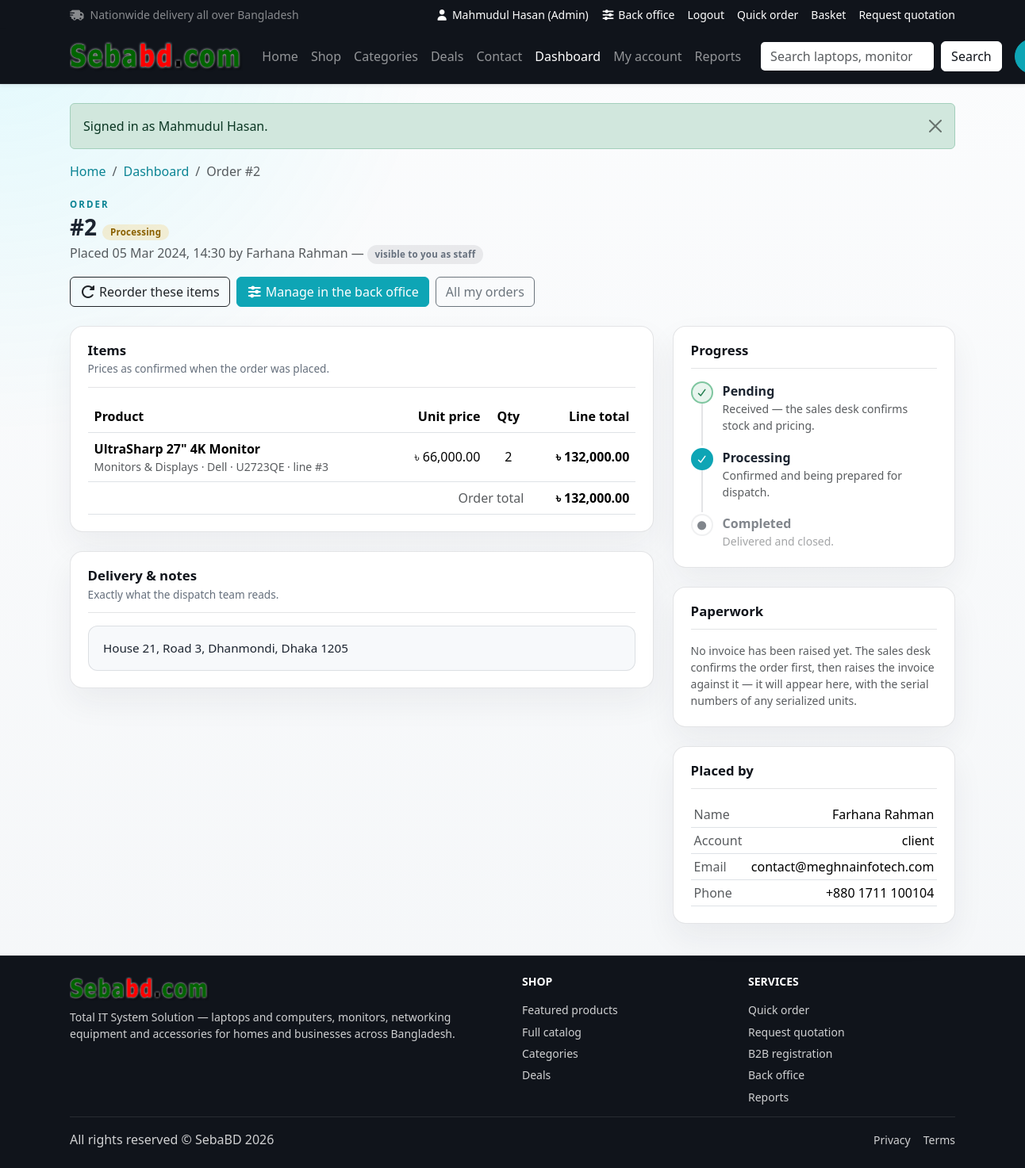
/order-detail.php?id=2 (signed in), run on the app's committed database.
### tables this page shows
CREATE TABLE `user` (
  `UserID` int(11) NOT NULL,
  `RoleID` int(11) DEFAULT NULL COMMENT 'NULL for customer logins — only SebaBD staff hold a role',
  `Username` varchar(100) NOT NULL,
  `PasswordHash` varchar(255) NOT NULL,
  `Email` varchar(255) NOT NULL,
  `FullName` varchar(255) NOT NULL,
  `Phone` varchar(50) DEFAULT NULL,
  `IsActive` tinyint(1) NOT NULL DEFAULT 1,
  `CreatedAt` datetime DEFAULT current_timestamp()
);

CREATE TABLE `role` (
  `RoleID` int(11) NOT NULL,
  `RoleName` varchar(50) NOT NULL
);

CREATE TABLE `order` (
  `OrderID` int(11) NOT NULL,
  `UserID` int(11) NOT NULL,
  `OrderDate` datetime DEFAULT current_timestamp(),
  `TotalAmount` decimal(12,2) NOT NULL,
  `OrderStatus` varchar(50) DEFAULT 'Pending',
  `OrderType` varchar(20) NOT NULL DEFAULT 'Retail',
  `BranchID` int(11) DEFAULT NULL,
  `ShippingAddress` text DEFAULT NULL
);

CREATE TABLE `order_item` (
  `OrderItemID` int(11) NOT NULL,
  `OrderID` int(11) NOT NULL,
  `ProductID` int(11) NOT NULL,
  `Quantity` int(11) NOT NULL,
  `UnitPrice` decimal(12,2) NOT NULL,
  `TotalPrice` decimal(12,2) NOT NULL
);

CREATE TABLE `product` (
  `ProductID` int(11) NOT NULL,
  `CategoryID` int(11) NOT NULL,
  `VendorID` int(11) NOT NULL,
  `ProductName` varchar(255) NOT NULL,
  `Brand` varchar(100) DEFAULT NULL,
  `Model` varchar(100) DEFAULT NULL,
  `StandardPrice` decimal(12,2) NOT NULL,
  `IsSerialized` tinyint(1) NOT NULL DEFAULT 0,
  `StockQty` int(11) DEFAULT 0,
  `DefaultWarrantyMonths` int(11) DEFAULT 0
);

CREATE TABLE `category` (
  `CategoryID` int(11) NOT NULL,
  `CategoryName` varchar(255) NOT NULL
);

### order-detail.php (the view, shortened to what the rows shown need)
<?php
require_once __DIR__ . '/helpers.php';
require_once __DIR__ . '/cart-data.php';
$user = require_login('order-detail.php');
$id   = max(0, (int) ($_GET['id'] ?? 0));
$rows = db_fetch_all(
    'SELECT o.OrderID, o.UserID, o.OrderDate, o.TotalAmount, o.OrderStatus, o.OrderType,
            o.BranchID, o.ShippingAddress,
            b.BranchName, u.FullName, u.Email, u.Phone, u.Username
     FROM `order` o
     JOIN `user` u ON u.UserID = o.UserID
     LEFT JOIN client_branch b ON b.BranchID = o.BranchID
     WHERE o.OrderID = :id',
    [':id' => $id]
);
$order = $rows[0] ?? null;
$isStaff = is_staff_user($user);
$items = db_fetch_all(
    'SELECT oi.OrderItemID, oi.ProductID, oi.Quantity, oi.UnitPrice, oi.TotalPrice,
            p.ProductName, p.Brand, p.Model, p.IsSerialized, p.StockQty,
            c.CategoryName
     FROM order_item oi
     JOIN product  p ON p.ProductID  = oi.ProductID
     JOIN category c ON c.CategoryID = p.CategoryID
     WHERE oi.OrderID = :id
     ORDER BY oi.OrderItemID',
    [':id' => $id]
);
$status = (string) $order['OrderStatus'];
$total       = (float) $order['TotalAmount'];
$page_title  = 'Order #' . $id;
?>
<?= partial_render('partials/header.php', ['page_title' => $page_title, 'active_nav' => 'dashboard']) ?>
<section class="py-4">
  <div class="container">
    <div class="d-flex flex-wrap justify-content-between align-items-start gap-3 mb-4">
      <div>
        <p class="section-label mb-1">Order</p>
        <h1 class="h3 fw-bold mb-1">#<?= $id ?>
          <?= status_badge($status) ?>
        </h1>
        <p class="text-muted mb-0">
          Placed <?= htmlspecialchars(format_date($order['OrderDate'], 'd M Y, H:i')) ?>
          by <?= htmlspecialchars($order['FullName']) ?>
          <?php if ($isStaff): ?>
            — <span class="report-badge report-badge-plain">visible to you as staff</span>
          <?php endif; ?>
        </p>
      </div>
    </div>
    <div class="row g-4">
      <div class="col-lg-8">
        <div class="report-panel mb-4">
          <div class="report-panel-head">
            <h2 class="report-panel-title">Items</h2>
          </div>
          <div class="table-responsive">
            <table class="table align-middle mb-0">
              <thead>
                <tr>
                  <th scope="col">Product</th>
                  <th scope="col" class="text-end">Unit price</th>
                  <th scope="col" class="text-center">Qty</th>
                  <th scope="col" class="text-end">Line total</th>
                </tr>
              </thead>
              <tbody>
                <?php foreach ($items as $item): ?>
                <tr>
                  <td>
                    <a class="fw-semibold text-decoration-none" href="product.php?id=<?= (int) $item['ProductID'] ?>">
                      <?= htmlspecialchars($item['ProductName']) ?>
                    </a>
                    <div class="text-muted small">
                      <?= htmlspecialchars($item['CategoryName']) ?>
                      <?= !empty($item['Brand']) ? ' · ' . htmlspecialchars($item['Brand']) : '' ?>
                      <?php if (!empty($item['Model'])): ?> · <?= htmlspecialchars($item['Model']) ?><?php endif; ?>
                      · line #<?= (int) $item['OrderItemID'] ?>
                    </div>
                  </td>
                  <td class="text-end text-nowrap"><?= money($item['UnitPrice']) ?></td>
                  <td class="text-center"><?= (int) $item['Quantity'] ?></td>
                  <td class="text-end text-nowrap fw-semibold"><?= money($item['TotalPrice']) ?></td>
                </tr>
                <?php endforeach; ?>
              </tbody>
              <tfoot>
                <tr>
                  <td colspan="3" class="text-end text-muted">Order total</td>
                  <td class="text-end fw-bold"><?= money($total) ?></td>
                </tr>
              </tfoot>
            </table>
          </div>
        </div>
        <div class="report-panel">
          <div class="report-panel-head">
            <h2 class="report-panel-title">Delivery &amp; notes</h2>
            <p class="report-panel-sub">Exactly what the dispatch team reads.</p>
          </div>
          <div class="delivery-note"><?= nl2br(htmlspecialchars((string) $order['ShippingAddress'])) ?: '<span class="text-muted">No delivery address was recorded.</span>' ?></div>
        </div>
      </div>
      <div class="col-lg-4">
        <div class="report-panel mb-4">
          <div class="report-panel-head">
            <h2 class="report-panel-title">Progress</h2>
          </div>
        </div>
        <div class="report-panel mb-4">
          <div class="report-panel-head">
            <h2 class="report-panel-title">Paperwork</h2>
          </div>
        </div>
        <div class="report-panel">
          <div class="report-panel-head">
            <h2 class="report-panel-title">Placed by</h2>
          </div>
          <table class="table table-sm mb-0">
            <tbody>
              <tr><th scope="row" class="text-muted fw-normal">Name</th><td class="text-end"><?= htmlspecialchars($order['FullName']) ?></td></tr>
              <tr><th scope="row" class="text-muted fw-normal">Account</th><td class="text-end"><?= htmlspecialchars($order['Username']) ?></td></tr>
              <tr><th scope="row" class="text-muted fw-normal">Email</th><td class="text-end"><?= htmlspecialchars($order['Email']) ?></td></tr>
              <tr><th scope="row" class="text-muted fw-normal">Phone</th><td class="text-end"><?= htmlspecialchars((string) ($order['Phone'] ?: '—')) ?></td></tr>
            </tbody>
          </table>
        </div>
      </div>
    </div>
  </div>
</section>
<?= partial_render('partials/footer.php') ?>

### partials/header.php (shortened to what the rows shown need)
<?php
require_once dirname(__DIR__) . '/helpers.php';
require_once dirname(__DIR__) . '/cart-data.php';
$page_title = $page_title ?? '';
$active_nav = $active_nav ?? '';
$user = current_user();
?>
<!DOCTYPE html>
<html lang="en">
<head>
     <link href="https://cdn.jsdelivr.net/npm/bootstrap@5.3.8/dist/css/bootstrap.min.css" rel="stylesheet">
      <link rel="stylesheet" href="https://cdnjs.cloudflare.com/ajax/libs/font-awesome/7.3.0/css/all.min.css" />
       <link rel="stylesheet" href="style.css">
</head>
    <body class="app-shell">
      <div class="container-fluid px-0">
        <nav class="top-strip py-2">
          <div class="container d-flex flex-column flex-md-row justify-content-between align-items-center gap-2">
            <div class="d-flex gap-3 small">
              <?php if ($user): ?>
              <a class="text-decoration-none text-white" href="account.php" title="My account"><i class="fa-solid fa-user me-1"></i><?= htmlspecialchars($user['FullName']) ?> (<?= htmlspecialchars($user['RoleName']) ?>)</a>
              <?php if (is_staff_user($user)): ?>
              <a class="text-decoration-none text-white" href="admin.php"><i class="fa-solid fa-sliders me-1"></i>Back office</a>
              <?php endif; ?>
              <a class="text-decoration-none text-white" href="logout.php">Logout</a>
              <?php else: ?>
              <a class="text-decoration-none text-white" href="login.php">Sign in</a>
              <a class="text-decoration-none text-white" href="register.php">Create account</a>
              <a class="text-decoration-none text-white" href="b2b-registration.php">B2B registration</a>
              <?php endif; ?>
              <a class="text-decoration-none text-white" href="order.php">Quick order</a>
              <a class="text-decoration-none text-white" href="cart.php">Basket<?= cart_count() > 0 ? ' (' . cart_count() . ')' : '' ?></a>
              <a class="text-decoration-none text-white" href="quotation-request.php">Request quotation</a>
            </div>
          </div>
        </nav>
              <?php $cartCount = cart_count(); ?>
        <main>

### helpers.php (shortened to what the rows shown need)
<?php
require_once __DIR__ . '/db.php';
function current_user(): ?array
{
    static $user = null;
    static $loaded = false;
    if (!$loaded) {
        $rows = db_fetch_all(
            'SELECT u.UserID, u.Username, u.FullName, u.Email, u.RoleID, r.RoleName
             FROM `user` u LEFT JOIN `role` r ON r.RoleID = u.RoleID
             WHERE u.UserID = :id',
            [':id' => (int) $_SESSION['user_id']]
        );
        $user = $rows[0] ?? null;
        $loaded = true;
    }
    return $user;
}
function require_login(string $redirectBack = ''): array
{
    $user = current_user();
    if (!account_is_active((int) $user['UserID'])) {
        unset($_SESSION['user_id']);
        session_regenerate_id(true);
        flash_set('error', 'This account has been deactivated by an administrator.');
        if (json_request()) {
            json_response(['ok' => false, 'errors' => ['This account has been deactivated by an administrator.']], 403);
        }
        header('Location: login.php');
        exit;
    }
    return $user;
}
function staff_roles(): array
{
    return ['Admin', 'Sales Manager', 'Inventory Manager'];
}
function is_staff_user(?array $user = null): bool
{
    $user = $user ?? current_user();
    return $user !== null && in_array($user['RoleName'] ?? '', staff_roles(), true);
}
function partial_render(string $path, array $vars = []): string
{
    extract($vars, EXTR_SKIP);
    require __DIR__ . '/' . ltrim($path, '/');
    return (string) ob_get_clean();
}
function flash_take(): array
{
    $items = $_SESSION['flash'] ?? [];
    return $items;
}
function currency_symbol(): string
{
    static $symbol = null;
    if ($symbol === null) {
        $cfg = require __DIR__ . '/config.php';
        $symbol = $cfg['site']['currency'] ?? '৳';
    }
    return $symbol;
}
function money(float|string|null $amount): string
{
    return currency_symbol() . ' ' . number_format((float) $amount, 2);
}
function status_badge_class(string $status): string
{
    return match (strtolower(trim($status))) {
        'completed', 'paid', 'accepted', 'received', 'active', 'ok' => 'report-badge-ok',
        'processing', 'partial', 'pending', 'sent', 'issued', 'draft', 'low' => 'report-badge-warn',
        'cancelled', 'rejected', 'due', 'overdue', 'out', 'inactive' => 'report-badge-danger',
        default => 'report-badge-plain',
    };
}
function status_badge(string $status, string $label = ''): string
{
    $text = $label !== '' ? $label : htmlspecialchars($status);
    return '<span class="report-badge ' . status_badge_class($status) . '">' . $text . '</span>';
}
function format_date(?string $value, string $format = 'd M Y'): string
{
    $value = trim((string) $value);
    $time = strtotime($value);
    return $time === false ? htmlspecialchars($value) : date($format, $time);
}
function account_is_active(int $userId): bool
{
    $rows = db_fetch_all('SELECT IsActive FROM `user` WHERE UserID = :id', [':id' => $userId]);
    return !$rows || (int) ($rows[0]['IsActive'] ?? 1) === 1;
}

### data on the page
user: FullName "Mahmudul Hasan", RoleID.RoleName "Admin"
order: OrderStatus "Processing", OrderDate "05 Mar 2024, 14:30", UserID.FullName "Farhana Rahman", TotalAmount "৳ 132,000.00", ShippingAddress "House 21, Road 3, Dhanmondi, Dhaka 1205", UserID.Username "client", UserID.Email "contact@meghnainfotech.com", UserID.Phone "+880 1711 100104"
order_item: ProductID.ProductName "UltraSharp 27\" 4K Monitor", category.CategoryName "Monitors & Displays", ProductID.Brand "Dell", ProductID.Model "U2723QE", OrderItemID "3", UnitPrice "৳ 66,000.00", Quantity "2", TotalPrice "৳ 132,000.00"

### other printed values
$f['message'] "Signed in as Mahmudul Hasan."
$id "2"
$step['name'] "Pending"
$step['blurb'] "Received — the sales desk confirms stock and pricing."
$step['name'] "Processing"
$step['blurb'] "Confirmed and being prepared for dispatch."
$step['name'] "Completed"
$step['blurb'] "Delivered and closed."
